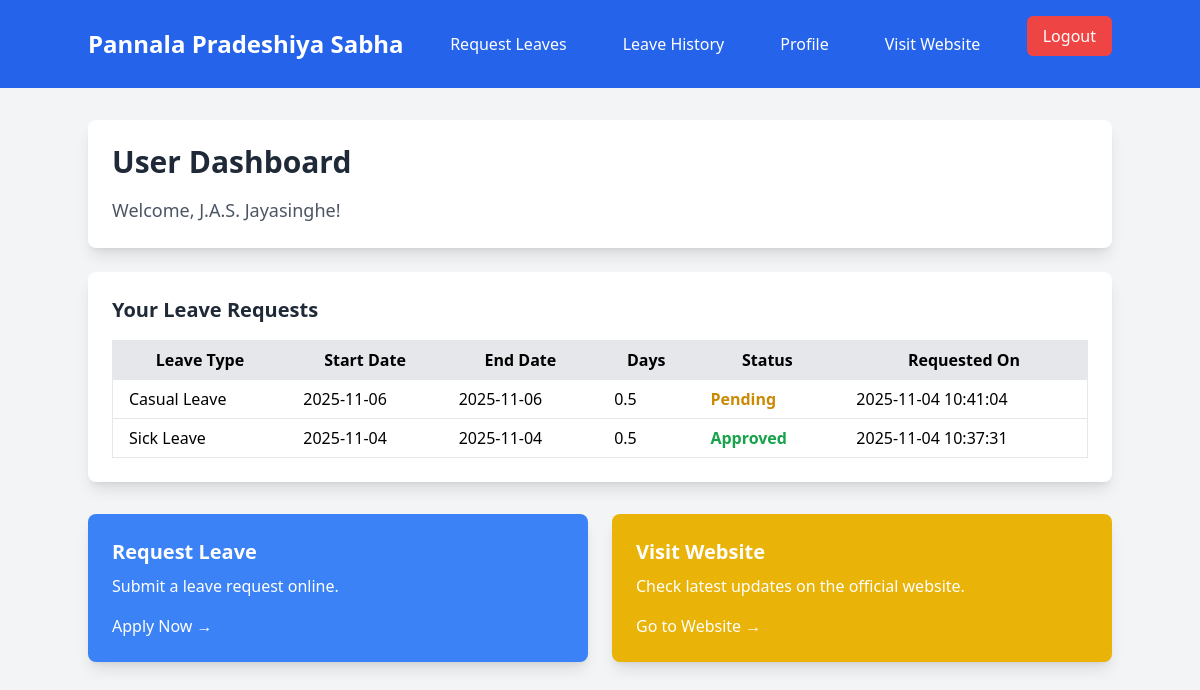
The page /user/user-dashboard.php (signed in) on the database as committed earlier.
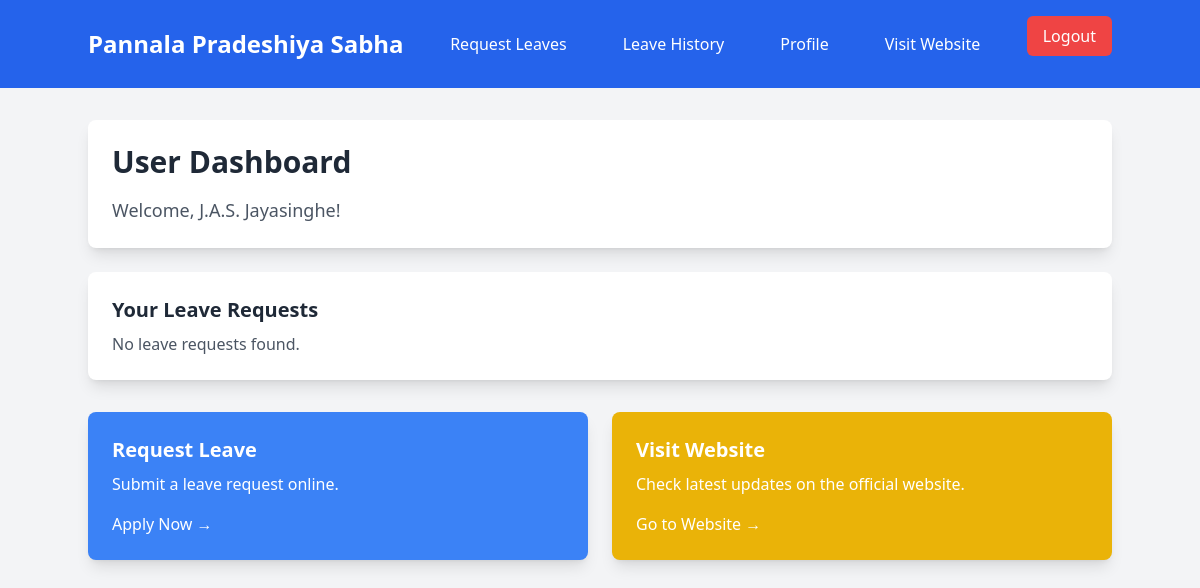
The same page on the database as committed later.
### tables this page shows
CREATE TABLE `wp_leave_request` (
  `request_id` int NOT NULL,
  `user_id` int NOT NULL,
  `leave_type` varchar(50) DEFAULT NULL,
  `leave_start_date` date NOT NULL,
  `leave_end_date` date NOT NULL,
  `number_of_days` int NOT NULL,
  `reason` text,
  `substitute` varchar(255) DEFAULT NULL,
  `status` int DEFAULT NULL COMMENT '1-pending, 2-accept, 3-reject',
  `step_1_approver_id` int DEFAULT NULL,
  `step_1_status` enum('pending','approved','rejected') DEFAULT 'pending',
  `step_1_date` datetime DEFAULT NULL,
  `step_2_approver_id` int DEFAULT NULL,
  `step_2_status` enum('pending','approved','rejected') DEFAULT 'pending',
  `step_2_date` datetime DEFAULT NULL,
  `step_3_approver_id` int DEFAULT NULL,
  `step_3_status` enum('pending','approved','rejected') DEFAULT 'pending',
  `step_3_date` datetime DEFAULT NULL,
  `final_status` enum('pending','approved','rejected') DEFAULT 'pending',
  `created_at` timestamp NOT NULL DEFAULT CURRENT_TIMESTAMP,
  `updated_at` timestamp NOT NULL DEFAULT CURRENT_TIMESTAMP ON UPDATE CURRENT_TIMESTAMP,
  `sub_office` varchar(255) NOT NULL,
  `office_type` enum('head','sub') DEFAULT 'head',
  `rejection_remark` text,
  `department_id` int DEFAULT NULL
);

### user/user-dashboard.php (the view, shortened to what this page needs)
<?php
require '../includes/dbconfig.php';
require '../includes/user-navbar.php';
$user_id = $_SESSION['user']['id'];
$full_name = $_SESSION['user']['first_name'] . ' ' . $_SESSION['user']['last_name'];
$sql = "SELECT leave_type, leave_start_date, leave_end_date, number_of_days, status, final_status, created_at
        FROM wp_leave_request WHERE user_id = ? ORDER BY created_at DESC";
$stmt = $conn->prepare($sql);
$leave_history = [];
if ($stmt) {
    $stmt->bind_param("i", $user_id);
    $stmt->execute();
    $result = $stmt->get_result();
    while ($row = $result->fetch_assoc()) {
        $leave_history[] = $row;
    }
}
?>
<!DOCTYPE html>
<html lang="en">
<head>
    <script src="https://cdn.tailwindcss.com"></script>
</head>
<body class="bg-gray-100">
    <div class="container mx-auto mt-8">
        <div class="bg-white p-6 rounded-lg shadow-lg">
            <h1 class="text-3xl font-bold text-gray-800">User Dashboard</h1>
            <p class="text-lg text-gray-600 mt-4">Welcome, <?php echo htmlspecialchars($full_name); ?>!</p>
        </div>
        <div class="mt-6 bg-white p-6 rounded-lg shadow-lg">
            <h2 class="text-xl font-semibold text-gray-800">Your Leave Requests</h2>
            <?php if (count($leave_history) > 0) : ?>
                <div class="overflow-x-auto mt-4">
                    <table class="min-w-full bg-white border border-gray-300">
                        <thead class="bg-gray-200">
                            <tr>
                                <th class="px-4 py-2 border">Leave Type</th>
                                <th class="px-4 py-2 border">Start Date</th>
                                <th class="px-4 py-2 border">End Date</th>
                                <th class="px-4 py-2 border">Days</th>
                                <th class="px-4 py-2 border">Status</th>
                                <th class="px-4 py-2 border">Requested On</th>
                            </tr>
                        </thead>
<tbody>
    <?php foreach ($leave_history as $leave) : ?>
        <?php
if ($leave['final_status'] === 'approved') {
    $status_label = 'Approved';
    $status_class = 'text-green-600';
} else {
    switch ($leave['status']) {
        case 1:
            $status_label = 'Pending';
            $status_class = 'text-yellow-600';
            break;
    }
}
        ?>
        <tr class="border">
            <td class="px-4 py-2"><?php echo htmlspecialchars($leave['leave_type']); ?></td>
            <td class="px-4 py-2"><?php echo htmlspecialchars($leave['leave_start_date']); ?></td>
            <td class="px-4 py-2"><?php echo htmlspecialchars($leave['leave_end_date']); ?></td>
            <td class="px-4 py-2"><?php echo htmlspecialchars($leave['number_of_days']); ?></td>
            <td class="px-4 py-2 font-semibold <?php echo $status_class; ?>">
                <?php echo $status_label; ?>
            </td>
            <td class="px-4 py-2"><?php echo htmlspecialchars($leave['created_at']); ?></td>
        </tr>
    <?php endforeach; ?>
</tbody>
                    </table>
                </div>
            <?php else : ?>
                <p class="text-gray-600 mt-2">No leave requests found.</p>
            <?php endif; ?>
        </div>
        <div class="grid grid-cols-1 sm:grid-cols-2 lg:grid-cols-2 gap-6 mt-8">
            <div class="bg-blue-500 text-white p-6 rounded-lg shadow-lg hover:bg-blue-600">
                <h2 class="text-xl font-semibold">Request Leave</h2>
                <p class="mt-2">Submit a leave request online.</p>
                <a href="./leave_request.php" class="text-white mt-4 inline-block">Apply Now →</a>
            </div>
            <div class="bg-yellow-500 text-white p-6 rounded-lg shadow-lg hover:bg-yellow-600">
                <h2 class="text-xl font-semibold">Visit Website</h2>
                <p class="mt-2">Check latest updates on the official website.</p>
                <a href="https://pannalaps.lk/" target="_blank" class="text-white mt-4 inline-block">Go to Website →</a>
            </div>
        </div>
    </div>
</body>
</html>

### includes/user-navbar.php (shortened to what this page needs)
<nav class="bg-blue-600 p-4">
    <div class="container mx-auto flex items-center justify-between">
        <div class="text-white text-2xl font-bold">
            <a href="./user-dashboard.php">Pannala Pradeshiya Sabha</a>
        </div>
        <div class="hidden md:flex space-x-6">
            <a href="./leave_request.php" class="text-white hover:bg-blue-700 px-4 py-2 rounded-md">Request Leaves</a>
            <a href="./leave_history.php" class="text-white hover:bg-blue-700 px-4 py-2 rounded-md">Leave History</a>
            <a href="./profile.php" class="text-white hover:bg-blue-700 px-4 py-2 rounded-md">Profile</a>
            <a href="https://pannalaps.lk/" target="_blank" class="text-white hover:bg-blue-700 px-4 py-2 rounded-md">Visit Website</a>
        </div>
        <form method="POST" action="../logout.php">
            <button type="submit" class="bg-red-500 text-white px-4 py-2 rounded-md hover:bg-red-600">Logout</button>
        </form>
    </div>
</nav>

Rows that differ between the two databases and show on the page:
removed wp_leave_request: leave_type "Casual Leave", leave_start_date "2025-11-06", leave_end_date "2025-11-06", number_of_days "0.5", status "Pending", created_at "2025-11-04 10:41:04"
removed wp_leave_request: leave_type "Sick Leave", leave_start_date "2025-11-04", leave_end_date "2025-11-04", number_of_days "0.5", final_status "Approved", created_at "2025-11-04 10:37:31"
Other text that changed with them:
text no longer shown: "Leave Type Start Date End Date Days Status Requested On"
text now shown: "No leave requests found."
